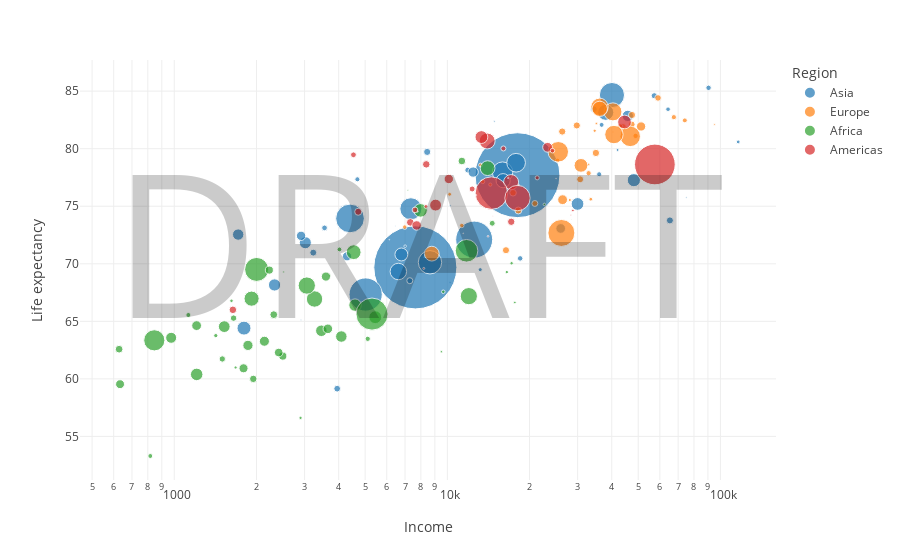

Notebook code for this chart:
### Code cell
fig = px.scatter(
    df,
    x='Income', 
    y='Life expectancy', 
    size='Population', 
    color='Region',
    log_x=True, 
    size_max=60)
fig.show()
